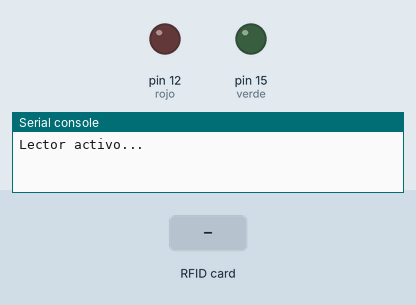
The program below on a simulated MicroPython board. Shown: output pins drawn as LEDs (lit = HIGH), the last lines printed to the serial console. The test bench sets the inputs (shaded band).

Above: at 1.2 s.
1.3 s: RFID card 5E 7A 19 C4 held to the reader
At 1.8 s:
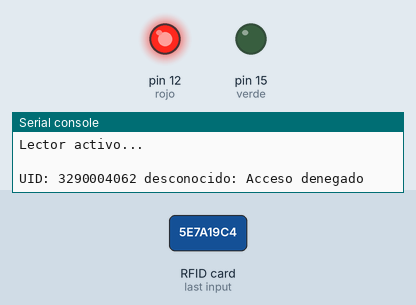
Timing chart, 0 to 4.8 s (numbered marks = the images above; inputs shaded):
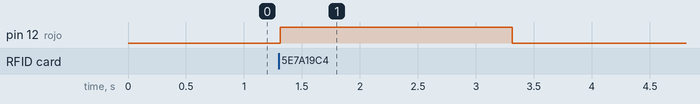

The program:

rfid-raspberry.py
```python
from machine import Pin
from mfrc522 import MFRC522
import time

lector = MFRC522(spi_id=0,sck=2,miso=4,mosi=3,cs=1,rst=0)

rojo = Pin(12, Pin.OUT)
verde = Pin(15, Pin.OUT)

TARJETA = 640554017
LLAVERO = 487314961

print("Lector activo...\n")

while True:
    lector.init()
    (stat, tag_type) = lector.request(lector.REQIDL)
    if stat == lector.OK:
        (stat, uid) = lector.SelectTagSN()
        if stat == lector.OK:
            identificador = int.from_bytes(bytes(uid),"little",False)

            if identificador == TARJETA:
                print("UID: "+ str(identificador)+" Acceso concedido")
                rojo.value(0)
                verde.value(1)
                time.sleep(2)
                verde.value(0)

            #elif identificador == LLAVERO:
            #    print("UID: "+ str(identificador)+" Acceso concedido")
            #    rojo.value(0)
            #    verde.value(1)
            #    time.sleep(2)
            #    verde.value(0)

            else:
                print("UID: "+ str(identificador)+" desconocido: Acceso denegado")
                rojo.value(1)
                verde.value(0)
                time.sleep(2)
                rojo.value(0)
```

Measured:
- after the input at 1.3 s, pin 12 (rojo): LOW → HIGH at once, → LOW 2.0 s later
